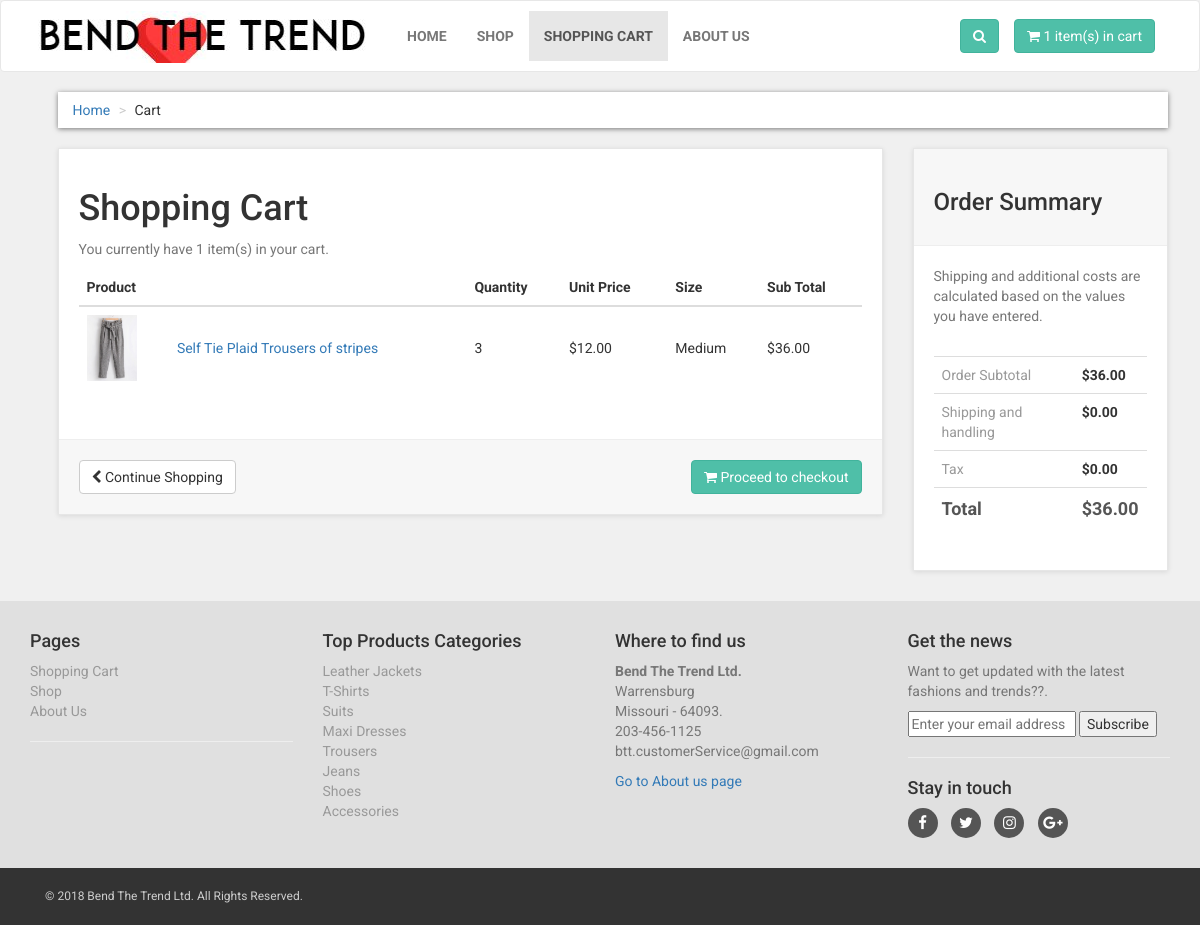
/Bend_The_Trend/cart.php, run on the app's committed database.
### tables this page shows
CREATE TABLE `products` (
  `product_id` int(10) NOT NULL,
  `p_cat_id` int(10) NOT NULL,
  `cat_id` int(10) NOT NULL,
  `date` timestamp NOT NULL DEFAULT CURRENT_TIMESTAMP ON UPDATE CURRENT_TIMESTAMP,
  `product_title` text NOT NULL,
  `product_img1` text NOT NULL,
  `product_img2` text NOT NULL,
  `product_img3` text NOT NULL,
  `product_price` int(10) NOT NULL,
  `product_desc` text NOT NULL,
  `product_keywords` text NOT NULL
);

CREATE TABLE `cart` (
  `cart_id` int(100) NOT NULL,
  `p_id` int(100) NOT NULL,
  `qty` int(10) NOT NULL,
  `size` text NOT NULL
);

CREATE TABLE `product_categories` (
  `p_cat_id` int(10) NOT NULL,
  `p_cat_title` text NOT NULL,
  `p_cat_desc` text NOT NULL
);

### Bend_The_Trend/cart.php (the view, shortened to what this page needs)
<?php
	$dbObj = new DatabaseClass();
	$con = $dbObj -> connect();
?>
<!DOCTYPE html>
<html>
<head>
	<link href="styles/bootstrap.min.css" rel="stylesheet">
	<link href="styles/style.css" rel="stylesheet">
	<link href="font-awesome/css/font-awesome.min.css" rel="stylesheet">
</head>
<body>
	<div class="navbar navbar-default" id="navbar">
		<div class="container" >
			<div class="navbar-header">
				<a class="navbar-brand home" href="index.php" >
					<img src="images/logo2.jpeg" alt="btt logo" class="hidden-xs" >
				</a>
			</div>
			<div class="navbar-collapse collapse" id="navigation" >
				<div class="padding-nav" >
					<ul class="nav navbar-nav navbar-left">
						<li><a href="index.php"> Home </a></li>
						<li><a href="shop.php"> Shop </a></li>
						<li class="active"><a href="cart.php"> Shopping Cart </a></li>
						<li><a href="about.php"> About Us </a></li>
					</ul>
				</div>
				<a class="btn btn-primary navbar-btn right" href="cart.php">
					<i class="fa fa-shopping-cart"></i>
					<span><?php $dbObj -> totalItems(); ?>  item(s) in cart </span>
				</a>
				<div class="navbar-collapse collapse right">
					<button class="btn navbar-btn btn-primary" type="button" data-toggle="collapse" data-target="#search">
						<i class="fa fa-search"></i>
					</button>
				</div>
			</div>
		</div>
	</div>
	<div id="content" >
		<div class="container" >
			<div class="col-md-12" >
				<ul class="breadcrumb" >
					<li>
					<a href="index.php">Home</a>
					</li>
					<li>Cart</li>
				</ul>
			</div>
			<div class="col-md-9" id="cart" >
				<div class="box" >
					<form action="cart.php" method="post" enctype="multipart-form-data" >
						<h1> Shopping Cart </h1>
						<?php
							$select_cart = "select * from cart";
							$run_cart = mysqli_query($con,$select_cart);
							$count = mysqli_num_rows($run_cart);
						?>
						<p class="text-muted" > You currently have <?php echo $count; ?> item(s) in your cart. </p>
						<div class="table-responsive" >
							<table class="table" >
								<thead>
									<tr>
										<th colspan="2" >Product</th>
										<th>Quantity</th>
										<th>Unit Price</th>
										<th>Size</th>
										<th colspan="2"> Sub Total </th>
									</tr>
								</thead>
								<tbody>
									<?php
										$overall_total = 0;
										while($row_cart = mysqli_fetch_array($run_cart)){
											$pro_id = $row_cart['p_id'];
											$pro_size = $row_cart['size'];
											$pro_qty = $row_cart['qty'];
											$get_products = "select * from products where product_id='$pro_id';";
											$run_products = mysqli_query($con,$get_products);
											$total = 0;
											while($row_products = mysqli_fetch_array($run_products)){
												$product_title = $row_products['product_title'];
												$product_img1 = $row_products['product_img1'];
												$only_price = $row_products['product_price'];
												$sub_total = $row_products['product_price']*$pro_qty;
												$total += $sub_total;
									?>
									<tr>
										<td>
											<img src="images/product_images/<?php echo $product_img1; ?>" >
										</td>
										<td>
											<a href="#" > <?php echo $product_title; ?> </a>
										</td>
										<td>
											<?php echo $pro_qty; ?>
										</td>
										<td>
											$<?php echo $only_price; ?>.00
										</td>
										<td>
											<?php echo $pro_size; ?>
										</td>
										<td>
											$<?php echo $total; ?>.00
										</td>
									</tr>
									<?php
											$overall_total+=$total;
											}
										}
									?>
								</tbody>
							</table>
						</div>
						<div class="box-footer">
							<div class="pull-left">
								<a href="shop.php" class="btn btn-default">
									<i class="fa fa-chevron-left"></i> Continue Shopping
								</a>
							</div>
							<div class="pull-right">
								<button class="btn btn-primary" type="submit"  name="checkout">
										<i class="fa fa-shopping-cart" ></i> Proceed to checkout
								</button>
							</div>
						</div>
					</form>
				</div>
			</div>
			<div class="col-md-3">
				<div class="box" id="order-summary">
					<div class="box-header">
						<h3>Order Summary</h3>
					</div>
					<p class="text-muted">Shipping and additional costs are calculated based on the values you have entered.</p>
					<div class="table-responsive">
						<table class="table">
							<tbody>
								<tr>
									<td> Order Subtotal </td>
									<th> $<?php echo $overall_total; ?>.00 </th>
								</tr>
								<tr>
									<td> Shipping and handling </td>
									<th>$0.00</th>
								</tr>
								<tr>
									<td>Tax</td>
									<th>$0.00</th>
								</tr>
								<tr class="total">
									<td>Total</td>
									<th>$<?php echo $overall_total; ?>.00</th>
								</tr>
							</tbody>
						</table>
					</div>
				</div>
			</div>
		</div>
	</div>
	<?php
		include("includes/footer.php");
	?>
</body>
</html>

### Bend_The_Trend/includes/footer.php (shortened to what this page needs)
<?php
	$dbObj = new DatabaseClass();
	$con = $dbObj->connect();
?>
<div id="footer">
    <div class="container">
        <div class="row" >
            <div class="col-md-3 col-sm-6" >
                <h4>Pages</h4>
                <ul>
                    <li><a href="cart.php">Shopping Cart</a></li>
                    <li><a href="shop.php">Shop</a></li>
					<li><a href="about.php">About Us</a></li>
                </ul>
                <hr>
            </div>
            <div class="col-md-3 col-sm-6">
                <h4> Top Products Categories </h4>
                <ul>
                    <?php
						$get_p_cats = "select * from product_categories";
						$run_p_cats = mysqli_query($con,$get_p_cats);
						while($row_p_cats = mysqli_fetch_array($run_p_cats)){
							$p_cat_id = $row_p_cats['p_cat_id'];
							$p_cat_title = $row_p_cats['p_cat_title'];
							echo "<li> <a href='shop.php?p_cat=$p_cat_id'> $p_cat_title </a> </li>";
						}
                    ?>
                </ul>
            </div>
            <div class="col-md-3 col-sm-6">
                <h4>Where to find us</h4>
                <p class="text-muted">
                    <strong>Bend The Trend Ltd.</strong>
                    <br>Warrensburg
                    <br>Missouri - 64093.
                    <br>203-456-1125
                    <br>btt.customerService@gmail.com
                 </p>
                <a href="about.php">Go to About us page</a>
            </div>
            <div class="col-md-3 col-sm-6">
                <h4>Get the news</h4>
                <p class="text-muted">Want to get updated with the latest fashions and trends??.</p>
					<form action="subscribe.php" method="post">
						<input type="email" name="email" id="email" required placeholder="Enter your email address ">
						<input value="Subscribe" type="submit">
					</form>
                <hr>
                <h4> Stay in touch </h4>
                <p class="social">
                    <a href="https://www.facebook.com"><i class="fa fa-facebook"></i></a>
                    <a href="https://twitter.com"><i class="fa fa-twitter"></i></a>
                    <a href="https://www.instagram.com"><i class="fa fa-instagram"></i></a>
                    <a href="https://plus.google.com"><i class="fa fa-google-plus"></i></a>
				</p>
            </div>
        </div>
    </div>
</div>
<div id="copyright">
    <div class="container" >
        <div class="col-md-6" >
            <p class="pull-left"> &copy; 2018 Bend The Trend Ltd. All Rights Reserved.</p>
        </div>
    </div>
</div>

### Bend_The_Trend/styles/style.css (style rules this page uses)
body { font-family: "Roboto", Helvetica, Arial, sans-serif; font-size: 14px; line-height: 1.42857143; color: #333333; background-color: #f0f0f0; overflow-x: hidden; }
.navbar { background:white; }
.navbar-collapse .right { float:right; }
.navbar-brand { float:left; padding: 10px 15px; font-size:18px; line-height:20px; height:70px; }
.navbar ul.nav > li > a { text-transform:uppercase; font-weight:bold; font-size:14px; }
.padding-nav { padding-top:10px; }
.btn-primary { color:rgb(255, 255, 255); background-color:rgb(79, 191, 168); border-color:rgb(65, 179, 156); }
.box { background: #fff; margin: 0 0 30px; border: solid 1px #e6e6e6; box-sizing: border-box; padding:20px; box-shadow: 0 1px 5px rgba(0, 0, 0, 0.1); }
#content { padding-left:25px; }
.breadcrumb { padding: 8px 15px; margin-bottom:20px; background-color: #ffffff; border-radius: 0; box-shadow: 0 1px 5px rgba(0, 0, 0, 0.5); }
.breadcrumb > li + li:before { content: ">\00a0"; color:#cccccc; }
#content #cart .table tbody tr td img { width: 50px; }
#content #cart .table tbody tr td { vertical-align: middle; }
.box .box-footer { background: #f7f7f7; margin: 30px -20px -20px; padding:20px; border-top: solid 1px #eeeeee; }
.box .box-footer:before, .box .box-footer:after { content:" "; display: table; }
.box .box-footer:after { clear:both; }
.box .box-header { background:#f7f7f7; margin:-20px -20px 20px; padding:20px; border-bottom: solid 1px #eeeeee; }
#content #order-summary table { margin-top: 20px; }
#content #order-summary table td { color: #999999; }
#content #order-summary table tr.total td, #content #order-summary table tr.total th { font-size: 18px; color:#555555; font-weight: 700; }
#footer { background: #e0e0e0; padding: 20px 0; }
#footer ul { padding-left: 0; list-style: none; }
#footer ul a { color:#999999; padding: 20px 0; }
#footer .social { text-align: left; }
#footer .social a { margin: 0 10px 0 0; color: #fff; display: inline-block; width: 30px; height: 30px; border-radius: 15px; line-height: 30px; font-size: 15px; text-align: center; transition: all 0.2s ease-out; vertical-align: bottom; background-color:#555555; }
#copyright { background:#333; color:#ccc; padding:20px 0; font-size:12px; }
#copyright p { margin: 0; }

### data on the page
cart: qty "3", size "Medium"
products: product_img1 (picture), product_title "Self Tie Plaid Trousers of stripes", product_price "12", total "36"
product_categories: p_cat_title "Leather Jackets"
product_categories: p_cat_title "T-Shirts"
product_categories: p_cat_title "Suits"
product_categories: p_cat_title "Maxi Dresses"
product_categories: p_cat_title "Trousers"
product_categories: p_cat_title "Jeans"
product_categories: p_cat_title "Shoes"
product_categories: p_cat_title "Accessories"

### other printed values
$count_items "1"
$count "1"
$overall_total "36"
